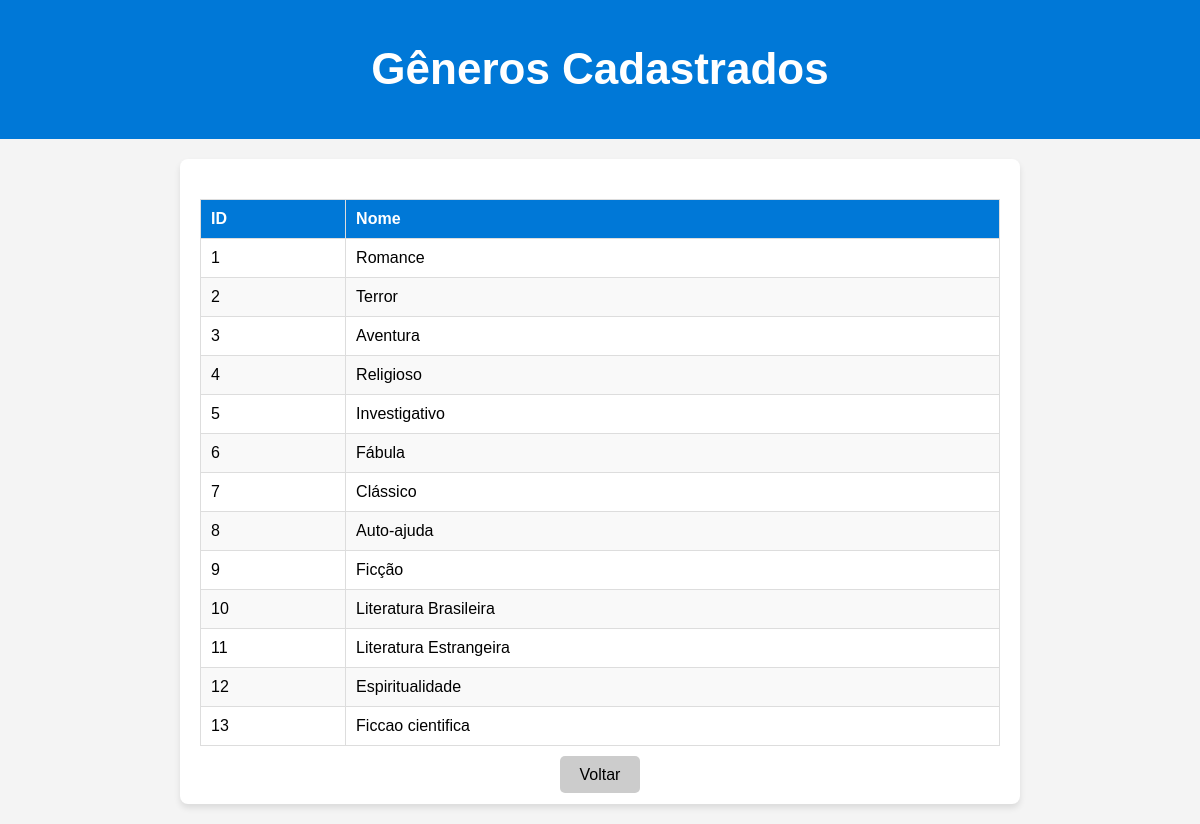
The page /views/genero/listar_generos.php on the database its author committed.
### tables this page shows
CREATE TABLE `genero` (
  `id` int(11) NOT NULL,
  `nome` varchar(100) NOT NULL
);

### src/controllers/GeneroController.php (called while the page is built, shortened)
<?php
class GeneroController {
    public static function listarGeneros() {
        try {
            $conexao = Conexao::conectar();
            $sql = "SELECT * FROM genero ORDER BY id";
            $stmt = $conexao->query($sql);
            return $stmt->fetchAll(PDO::FETCH_ASSOC);
        } catch (PDOException $e) {
            error_log("Erro ao listar gêneros: " . $e->getMessage());
            return [];
        }
    }
}
?>

### views/genero/listar_generos.php (the view, shortened to what this page needs)
<?php
include_once '../../src/controllers/GeneroController.php';
try {
    $generos = GeneroController::listarGeneros();
} catch (Exception $e) {
    $erro = "Erro ao listar gêneros: " . htmlspecialchars($e->getMessage());
}
?>
<!DOCTYPE html>
<html lang="pt">
<head>
    <link rel="stylesheet" href="../../assets/css/styles.css">
</head>
<body>
    <header>
        <h1>Gêneros Cadastrados</h1>
    </header>
    <main class="list-container">
        <?php if (isset($erro)): ?>
            <p class="error"><?= $erro ?></p>
        <?php elseif (empty($generos)): ?>
            <p class="info">Nenhum gênero cadastrado.</p>
        <?php else: ?>
            <table class="table">
                <thead>
                    <tr>
                        <th>ID</th>
                        <th>Nome</th>
                    </tr>
                </thead>
                <tbody>
                    <?php foreach ($generos as $genero): ?>
                        <tr>
                            <td><?= htmlspecialchars($genero['id']) ?></td>
                            <td><?= htmlspecialchars($genero['nome']) ?></td>
                        </tr>
                    <?php endforeach; ?>
                </tbody>
            </table>
        <?php endif; ?>
        <div class="actions">
            <a href="../../index.html" class="btn-secondary">Voltar</a>
        </div>
    </main>
</body>
</html>

### assets/css/styles.css (style rules this page uses)
body { font-family: Arial, sans-serif; margin: 0; padding: 0; background-color: #f4f4f4; text-align: center; }
header { background-color: #0078d7; color: white; padding: 15px; font-size: 22px; }
.btn-secondary { background-color: #ccc; color: black; padding: 10px 20px; border-radius: 5px; text-decoration: none; font-size: 16px; transition: background-color 0.3s; }
.list-container { max-width: 800px; margin: 20px auto; padding: 20px; background-color: white; border-radius: 8px; box-shadow: 0 4px 6px rgba(0, 0, 0, 0.1); }
.table { width: 100%; border-collapse: collapse; margin-top: 20px; }
.table th, .table td { border: 1px solid #ddd; padding: 10px; text-align: left; }
.table th { background-color: #0078d7; color: white; }
.table tr:nth-child(even) { background-color: #f9f9f9; }
.actions { text-align: center; margin-top: 20px; }
.actions .btn-secondary { background-color: #ccc; color: black; padding: 10px 20px; border-radius: 5px; text-decoration: none; font-size: 16px; transition: background-color 0.3s; }

### rows shown on the page
genero: id "1", nome "Romance"
genero: id "2", nome "Terror"
genero: id "3", nome "Aventura"
genero: id "4", nome "Religioso"
genero: id "5", nome "Investigativo"
genero: id "6", nome "Fábula"
genero: id "7", nome "Clássico"
genero: id "8", nome "Auto-ajuda"
genero: id "9", nome "Ficção"
genero: id "10", nome "Literatura Brasileira"
genero: id "11", nome "Literatura Estrangeira"
genero: id "12", nome "Espiritualidade"
genero: id "13", nome "Ficcao cientifica"
